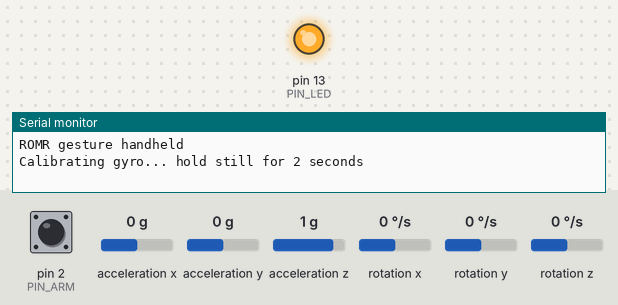
This sketch was run on a simulated Arduino Uno, built with avr-gcc and run on an emulated ATmega328P. Parts: output pins drawn as LEDs (lit = HIGH), the last lines printed to the serial monitor. Wiring (inferred from the names in the program): MPU-6050 motion sensor at I2C address 0x68. Dashed ring = blinking. The test bench sets the inputs (shaded band); at power-on: pin 2 (PIN_ARM) HIGH, acceleration x 0 g, acceleration y 0 g, acceleration z 1 g, rotation x 0 °/s, rotation y 0 °/s, rotation z 0 °/s. No radio packets arrive unless stated.

Above: at 0.2 s.
At 3.21 s:
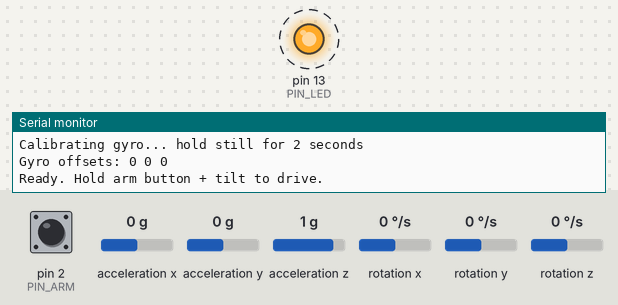
3.4 s: pin 2 (PIN_ARM) pulled LOW for 3.2 s
At 4.11 s:
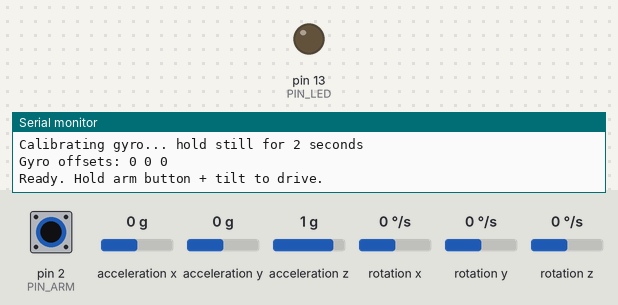
Timing chart, 0 to 14.1 s (numbered marks = the images above; inputs shaded):
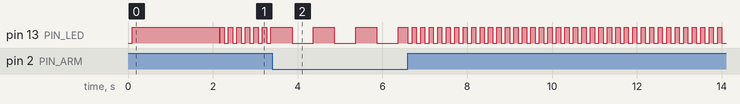

The sketch:

gesture_handheld.ino
```cpp
/*
  ROMR Gesture Handheld Transmitter.

  Hardware:
    - Arduino (Uno/Nano/Pro Mini)
    - MPU6050 IMU on I2C (SDA=A4, SCL=A5 on Uno/Nano)
    - nRF24L01+ on SPI:
        MOSI = 11, MISO = 12, SCK = 13
        CE   = 7,  CSN  = 8    (configurable below)
    - Arm button between pin 2 and GND (uses internal pullup)
    - Status LED on pin 13 (built-in)

  Behavior:
    - Reads IMU at 50 Hz
    - Complementary filter for pitch/roll
    - Pitch (nose down) = forward command
    - Roll (right)      = right turn command
    - Transmits {lin_vel, ang_vel, armed, seq, checksum} every 20 ms
    - Arm button must be HELD to arm; release disarms immediately

  Libraries needed (Arduino Library Manager):
    - RF24 by TMRh20
    - MPU6050 by Electronic Cats (or any Wire-based MPU6050 lib)
*/

#include <SPI.h>
#include <RF24.h>
#include <Wire.h>

// ---------------- Pin config ----------------
#define PIN_CE    7
#define PIN_CSN   8
#define PIN_ARM   2
#define PIN_LED   13

// ---------------- Radio config ----------------
// Pipe address must match the receiver exactly. 5 bytes, any values.
const uint8_t RADIO_ADDRESS[5] = { 'R', 'O', 'M', 'R', '1' };
#define RADIO_CHANNEL  76       // 2.476 GHz; avoid common WiFi channels

// ---------------- Tilt mapping ----------------
// Max command velocities at full tilt (tune to taste)
#define MAX_LIN_VEL    0.6f    // m/s  (conservative; raise once trusted)
#define MAX_ANG_VEL    1.2f    // rad/s

// Tilt angles
#define TILT_DEADBAND_DEG   5.0f    // below this = zero command
#define TILT_MAX_DEG       25.0f    // at or above this = max command

// Invert axes if mounting is different than documented
#define INVERT_PITCH   false   // set true if "nose down" should mean backward
#define INVERT_ROLL    false   // set true if "right tilt" should mean left turn

// ---------------- Timing ----------------
#define IMU_PERIOD_MS        20    // 50 Hz sampling
#define TX_PERIOD_MS         20    // 50 Hz transmission
#define LED_BLINK_ARMED_MS   500
#define LED_BLINK_IDLE_MS    100

// ---------------- Packet format ----------------
// Keep this EXACTLY in sync with the receiver sketch.
struct __attribute__((packed)) GesturePacket {
  int16_t lin_vel_mm_s;   // linear velocity * 1000  (m/s -> mm/s)
  int16_t ang_vel_mrad_s; // angular velocity * 1000 (rad/s -> mrad/s)
  uint8_t armed;          // 0 or 1
  uint8_t seq;            // rolling sequence number
  uint8_t checksum;       // XOR of all bytes above
};

// ---------------- Globals ----------------
RF24 radio(PIN_CE, PIN_CSN);

// MPU6050 raw registers
#define MPU6050_ADDR   0x68
#define PWR_MGMT_1     0x6B
#define ACCEL_XOUT_H   0x3B

// Calibration offsets (measured in setup)
int16_t gx_offset = 0, gy_offset = 0, gz_offset = 0;

// Filter state
float pitch_deg = 0.0f;
float roll_deg  = 0.0f;

// Timing
unsigned long last_imu_ms = 0;
unsigned long last_tx_ms = 0;
unsigned long last_led_ms = 0;
bool led_state = false;
uint8_t seq = 0;

// ---------------- MPU6050 helpers ----------------
void mpuWrite(uint8_t reg, uint8_t val) {
  Wire.beginTransmission(MPU6050_ADDR);
  Wire.write(reg);
  Wire.write(val);
  Wire.endTransmission();
}

void mpuReadAll(int16_t &ax, int16_t &ay, int16_t &az,
                int16_t &gx, int16_t &gy, int16_t &gz) {
  Wire.beginTransmission(MPU6050_ADDR);
  Wire.write(ACCEL_XOUT_H);
  Wire.endTransmission(false);
  Wire.requestFrom((uint8_t)MPU6050_ADDR, (uint8_t)14, (uint8_t)true);
  ax = (Wire.read() << 8) | Wire.read();
  ay = (Wire.read() << 8) | Wire.read();
  az = (Wire.read() << 8) | Wire.read();
  Wire.read(); Wire.read();  // temperature, ignored
  gx = (Wire.read() << 8) | Wire.read();
  gy = (Wire.read() << 8) | Wire.read();
  gz = (Wire.read() << 8) | Wire.read();
}

void calibrateGyro() {
  // Hold still for 2 seconds, average zero-rate offsets.
  long sx = 0, sy = 0, sz = 0;
  const int N = 100;
  for (int i = 0; i < N; i++) {
    int16_t ax, ay, az, gx, gy, gz;
    mpuReadAll(ax, ay, az, gx, gy, gz);
    sx += gx; sy += gy; sz += gz;
    delay(20);
  }
  gx_offset = sx / N;
  gy_offset = sy / N;
  gz_offset = sz / N;
}

// ---------------- Tilt -> velocity mapping ----------------
float tiltToCommand(float tilt_deg, float max_vel) {
  // Linear map: deadband..max -> 0..max_vel, with sign preservation
  float mag = fabs(tilt_deg);
  if (mag <= TILT_DEADBAND_DEG) return 0.0f;
  if (mag >= TILT_MAX_DEG)      return (tilt_deg > 0 ? max_vel : -max_vel);
  float frac = (mag - TILT_DEADBAND_DEG) / (TILT_MAX_DEG - TILT_DEADBAND_DEG);
  float cmd  = frac * max_vel;
  return (tilt_deg > 0) ? cmd : -cmd;
}

uint8_t computeChecksum(const GesturePacket& p) {
  const uint8_t* b = (const uint8_t*)&p;
  uint8_t sum = 0;
  // Checksum covers everything except the checksum byte itself
  for (size_t i = 0; i < sizeof(GesturePacket) - 1; i++) sum ^= b[i];
  return sum;
}

// ---------------- Setup ----------------
void setup() {
  pinMode(PIN_ARM, INPUT_PULLUP);
  pinMode(PIN_LED, OUTPUT);

  Serial.begin(115200);
  Serial.println(F("ROMR gesture handheld"));

  Wire.begin();
  Wire.setClock(400000);

  // Wake MPU6050 (PWR_MGMT_1 = 0 clears sleep bit)
  mpuWrite(PWR_MGMT_1, 0x00);
  delay(100);

  Serial.println(F("Calibrating gyro... hold still for 2 seconds"));
  digitalWrite(PIN_LED, HIGH);
  calibrateGyro();
  digitalWrite(PIN_LED, LOW);
  Serial.print(F("Gyro offsets: "));
  Serial.print(gx_offset); Serial.print(' ');
  Serial.print(gy_offset); Serial.print(' ');
  Serial.println(gz_offset);

  // Radio
  if (!radio.begin()) {
    Serial.println(F("FATAL: nRF24 hardware not detected"));
    while (1) {
      digitalWrite(PIN_LED, !digitalRead(PIN_LED));
      delay(50);  // rapid blink = hardware failure
    }
  }
  radio.setPALevel(RF24_PA_HIGH);
  radio.setDataRate(RF24_250KBPS);   // longer range than 1Mbps/2Mbps
  radio.setChannel(RADIO_CHANNEL);
  radio.setPayloadSize(sizeof(GesturePacket));
  radio.setAutoAck(true);
  radio.setRetries(3, 5);            // 3*250us delay, 5 retries
  radio.openWritingPipe(RADIO_ADDRESS);
  radio.stopListening();

  Serial.println(F("Ready. Hold arm button + tilt to drive."));
}

// ---------------- Main loop ----------------
void loop() {
  unsigned long now = millis();

  // ---- IMU update ----
  if (now - last_imu_ms >= IMU_PERIOD_MS) {
    float dt = (now - last_imu_ms) / 1000.0f;
    last_imu_ms = now;

    int16_t ax_raw, ay_raw, az_raw, gx_raw, gy_raw, gz_raw;
    mpuReadAll(ax_raw, ay_raw, az_raw, gx_raw, gy_raw, gz_raw);

    // Accelerometer -> angle (degrees).
    // MPU6050 default range is +/- 2g, LSB = 16384 per g.
    // Pitch = rotation around Y axis (nose up/down)
    // Roll  = rotation around X axis (left/right tilt)
    float ax = ax_raw / 16384.0f;
    float ay = ay_raw / 16384.0f;
    float az = az_raw / 16384.0f;
    float accel_pitch = atan2(-ax, sqrt(ay*ay + az*az)) * 180.0f / PI;
    float accel_roll  = atan2( ay, az) * 180.0f / PI;

    // Gyro -> deg/sec. Default range +/- 250 deg/s, LSB = 131.
    float gy_dps = (gy_raw - gy_offset) / 131.0f;
    float gx_dps = (gx_raw - gx_offset) / 131.0f;

    // Complementary filter: 98% gyro integration + 2% accel
    pitch_deg = 0.98f * (pitch_deg + gy_dps * dt) + 0.02f * accel_pitch;
    roll_deg  = 0.98f * (roll_deg  + gx_dps * dt) + 0.02f * accel_roll;
  }

  // ---- Transmit packet ----
  if (now - last_tx_ms >= TX_PERIOD_MS) {
    last_tx_ms = now;

    // Arm = button held (active-low with pullup)
    bool arm_held = (digitalRead(PIN_ARM) == LOW);

    float p = INVERT_PITCH ? -pitch_deg : pitch_deg;
    float r = INVERT_ROLL  ? -roll_deg  : roll_deg;

    float lin = tiltToCommand(p, MAX_LIN_VEL);   // m/s
    float ang = tiltToCommand(r, MAX_ANG_VEL);   // rad/s (right tilt = +z rot)
    // Convention: positive angular.z = left turn in ROS. Flip sign so right tilt = right turn.
    ang = -ang;

    // If not armed, force zeros in the payload too (belt + suspenders).
    if (!arm_held) { lin = 0.0f; ang = 0.0f; }

    GesturePacket pkt;
    pkt.lin_vel_mm_s   = (int16_t)(lin * 1000.0f);
    pkt.ang_vel_mrad_s = (int16_t)(ang * 1000.0f);
    pkt.armed          = arm_held ? 1 : 0;
    pkt.seq            = seq++;
    pkt.checksum       = computeChecksum(pkt);

    // Non-blocking write; we don't care about per-packet ACK success
    // because the receiver has its own freshness watchdog.
    radio.write(&pkt, sizeof(pkt));
  }

  // ---- LED ----
  bool arm_held = (digitalRead(PIN_ARM) == LOW);
  unsigned long interval = arm_held ? LED_BLINK_ARMED_MS : LED_BLINK_IDLE_MS;
  if (now - last_led_ms >= interval) {
    last_led_ms = now;
    led_state = !led_state;
    digitalWrite(PIN_LED, led_state);
  }
}
```
